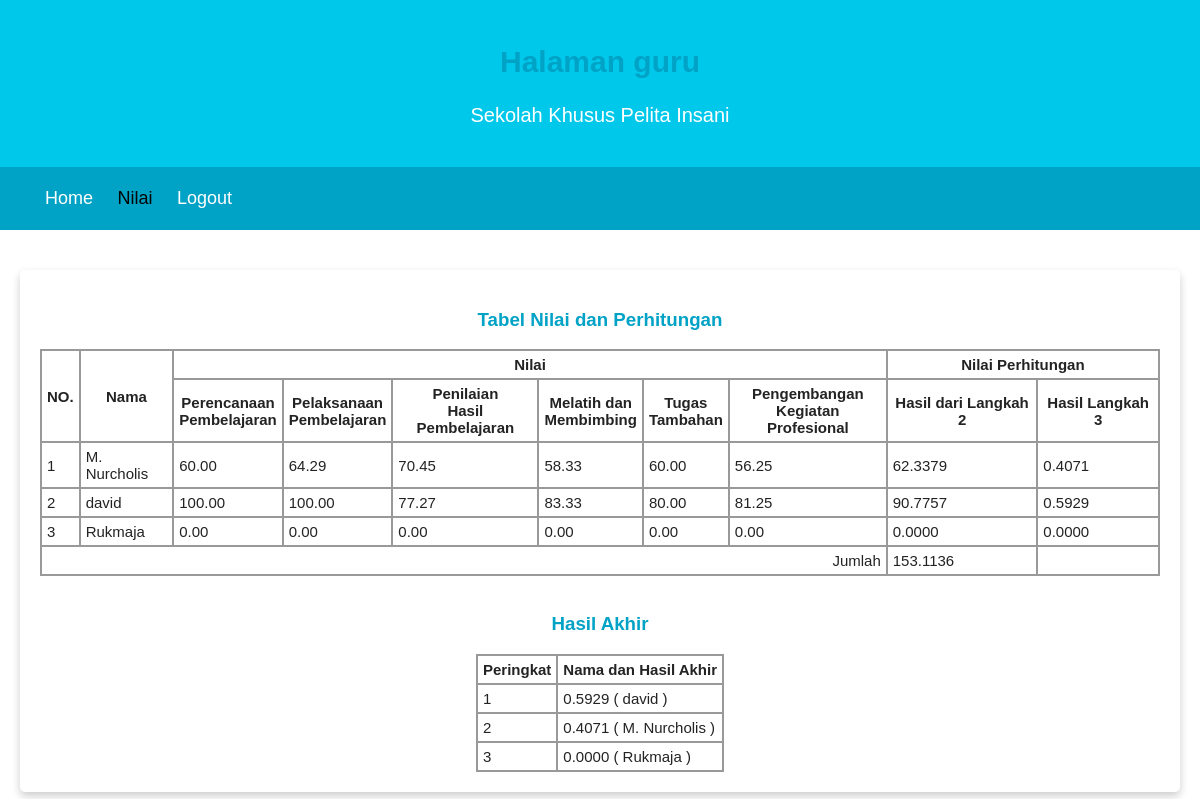
The app's page /nilai_guru.php (signed in) with its own data.
### tables this page shows
CREATE TABLE `nilai` (
  `id_nilai` int(11) NOT NULL,
  `nama` varchar(30) NOT NULL,
  `per_pem` decimal(8,2) NOT NULL,
  `pel_pem` decimal(8,2) NOT NULL,
  `pen_pem` decimal(8,2) NOT NULL,
  `mel_mem` decimal(8,2) NOT NULL,
  `tug_tam` decimal(8,2) NOT NULL,
  `peng_keg` decimal(8,2) NOT NULL
);

CREATE TABLE `bobot` (
  `id_bobot` int(11) NOT NULL,
  `c1` int(11) NOT NULL,
  `c2` int(11) NOT NULL,
  `c3` int(11) NOT NULL,
  `c4` int(11) NOT NULL,
  `c5` int(11) NOT NULL,
  `c6` int(11) NOT NULL
);

### functions.php (called while the page is built, shortened)
<?php
$conn = mysqli_connect("localhost", "root", "", "spk");
function query($query){
    global $conn;
    $result = mysqli_query($conn, $query);
    $rows=[];
    while($row = mysqli_fetch_assoc($result) ){
        $rows[] = $row;
    }
    return $rows;
}
?>

### nilai_guru.php (the view, shortened to what this page needs)
<?php
require 'functions.php';
$mhs = query("SELECT * FROM bobot ")[0];
$nilai = query("SELECT * FROM nilai");
?>
<?php $jumlahBobot = $mhs["c1"] + $mhs["c2"] + $mhs["c3"] + $mhs["c4"] + $mhs["c5"] + $mhs["c6"];
$w1 = $mhs["c1"] / $jumlahBobot;
$w2 = $mhs["c2"] / $jumlahBobot;
$w3 = $mhs["c3"] / $jumlahBobot;
$w4 = $mhs["c4"] / $jumlahBobot;
$w5 = $mhs["c5"] / $jumlahBobot;
$w6 = $mhs["c6"] / $jumlahBobot;
?>
<?php $jumlah = 0;
foreach ($nilai as $langkah1) :
    $hitung2 =  $langkah1["per_pem"] ** $w1 *
        $langkah1["pel_pem"] ** $w2 *
        $langkah1["pen_pem"] ** $w3 *
        $langkah1["mel_mem"] ** $w4 *
        $langkah1["tug_tam"] ** $w5 *
        $langkah1["peng_keg"] ** $w6;
    $jumlah += $hitung2;
endforeach;
?>
<!DOCTYPE html>
<html lang="en">
<head>
    <link rel="stylesheet" href="css1/style_nilaiguru3.css">
</head>
<body>
    <header>
        <div class="jumbotron">
            <h2 class="judul">Halaman guru</h2>
            <p>Sekolah Khusus Pelita Insani</p>
        </div>
        <nav>
            <ul>
                <li><a href="index_guru.php">Home</a></li>
                <li id="nilai"><a href="nilai_guru.php">Nilai</a></li>
                <li><a href="logout.php" onclick="return confirm('apakah anda ingin logout?');">Logout</a></li>
            </ul>
        </nav>
    </header>
    <main>
        <div id="content">
            <article id="sejarah" class="card">
                <h3>Tabel Nilai dan Perhitungan</h3>
                <table class="table1">
                    <tr>
                        <th rowspan="2">NO.</th>
                        <th rowspan="2">Nama</th>
                        <th colspan="6">Nilai</th>
                        <th colspan="2">Nilai Perhitungan</th>
                    </tr>
                    <tr>
                        <th>Perencanaan <br> Pembelajaran</th>
                        <th>Pelaksanaan <br> Pembelajaran</th>
                        <th>Penilaian <br> Hasil Pembelajaran</th>
                        <th>Melatih dan <br> Membimbing</th>
                        <th>Tugas <br> Tambahan</th>
                        <th>Pengembangan <br> Kegiatan Profesional</th>
                        <th>Hasil dari Langkah 2</th>
                        <th>Hasil Langkah 3</th>
                    </tr>
                    <?php $j = 0; ?>
                    <?php $i = 1; ?>
                    <?php foreach ($nilai as $langkah2) :  ?>
                        <tr>
                            <td><?php echo $i; ?></td>
                            <td><?php echo $langkah2["nama"]; ?></td>
                            <td><?php echo $langkah2["per_pem"]; ?></td>
                            <td><?php echo $langkah2["pel_pem"]; ?></td>
                            <td><?php echo $langkah2["pen_pem"]; ?></td>
                            <td><?php echo $langkah2["mel_mem"]; ?></td>
                            <td><?php echo $langkah2["tug_tam"]; ?></td>
                            <td><?php echo $langkah2["peng_keg"]; ?></td>
                            <?php $hitung3 =  $langkah2["per_pem"] ** $w1 *
                                $langkah2["pel_pem"] ** $w2 *
                                $langkah2["pen_pem"] ** $w3 *
                                $langkah2["mel_mem"] ** $w4 *
                                $langkah2["tug_tam"] ** $w5 *
                                $langkah2["peng_keg"] ** $w6; ?>
                            <td><?php echo number_format($hitung3, 4); ?></td>
                            <?php $kesimpulan = $hitung3 / $jumlah; ?>
                            <td> <?php echo number_format($kesimpulan, 4); ?> </td>
                            <?php $urut[] = number_format($kesimpulan, 4) . " " .  " ( " .  $langkah2["nama"] . " ) "; ?>
                            <?php $i++; ?>
                            <?php $j++ ?>
                        <?php endforeach; ?>
                        </tr>
                        <tr>
                            <td colspan="8" align="right"> Jumlah </td>
                            <td><?php echo number_format($jumlah, 4); ?></td>
                        </tr>
                </table>
                <br>
                <h3>Hasil Akhir</h3>
                <?php rsort($urut); ?>
                <table class="table1">
                    <tr>
                        <th>Peringkat</th>
                        <th>Nama dan Hasil Akhir</th>
                    </tr>
                    <?php $c = 1; ?>
                    <?php $jumlah = $j; ?>
                    <?php for ($x = 0; $x < $jumlah; $x++) : ?>
                        <tr>
                            <td><?php echo $c; ?></td>
                            <td><?php echo $urut[$x]; ?></td>
                        </tr>
                        <?php $c++ ?>
                    <?php endfor; ?>
                </table>
            </article>
        </div>
    </main>
</body>
</html>

### css1/style_nilaiguru3.css (style rules this page uses)
body { font-family: sans-serif; margin: 0; padding: 0; }
main { padding: 20px; overflow: auto; }
#content { float: left; width: 100%; }
* { box-sizing: border-box; }
h2 , h3 { color: #00a2c6; text-align: center; }
header { display: inline; }
.jumbotron { font-size: 20px; padding: 20px; background-color: #00c8eb; text-align: center; color: white; }
nav a { font-size: 18px; font-weight: 400; text-decoration: none; color: white; }
nav li { display: inline; list-style-type: none; margin-right: 20px; }
nav { background-color: #00a2c6; padding: 5px; position: sticky; top: 0; }
.card { box-shadow: 0 4px 8px 0 rgba(0, 0, 0, 0.2); border-radius: 5px; padding: 20px; margin-top: 20px; }
#nilai a { color: rgb(5, 5, 5); }
.table1 { margin-left: auto; margin-right: auto; font-family: sans-serif; color: #232323; border-collapse: collapse; overflow: auto; }
.table1, th { font-size: 15px; border: 2px solid #999; padding: 5px 5px; }
td { font-size: 15px; border: 2px solid #999; padding: 5px 5px; }

### records on screen
nilai: nama "M. Nurcholis", per_pem "60.00", pel_pem "64.29", pen_pem "70.45", mel_mem "58.33", tug_tam "60.00", peng_keg "56.25", hitung3 "62.3379", kesimpulan "0.4071"
nilai: nama "david", per_pem "100.00", pel_pem "100.00", pen_pem "77.27", mel_mem "83.33", tug_tam "80.00", peng_keg "81.25", hitung3 "90.7757", kesimpulan "0.5929"
nilai: nama "Rukmaja", per_pem "0.00", pel_pem "0.00", pen_pem "0.00", mel_mem "0.00", tug_tam "0.00", peng_keg "0.00", hitung3 "0.0000", kesimpulan "0.0000"

### other values on screen
$jumlah "153.1136"
$urut[$x] "0.5929 ( david )"
$urut[$x] "0.4071 ( M. Nurcholis )"
$urut[$x] "0.0000 ( Rukmaja )"
